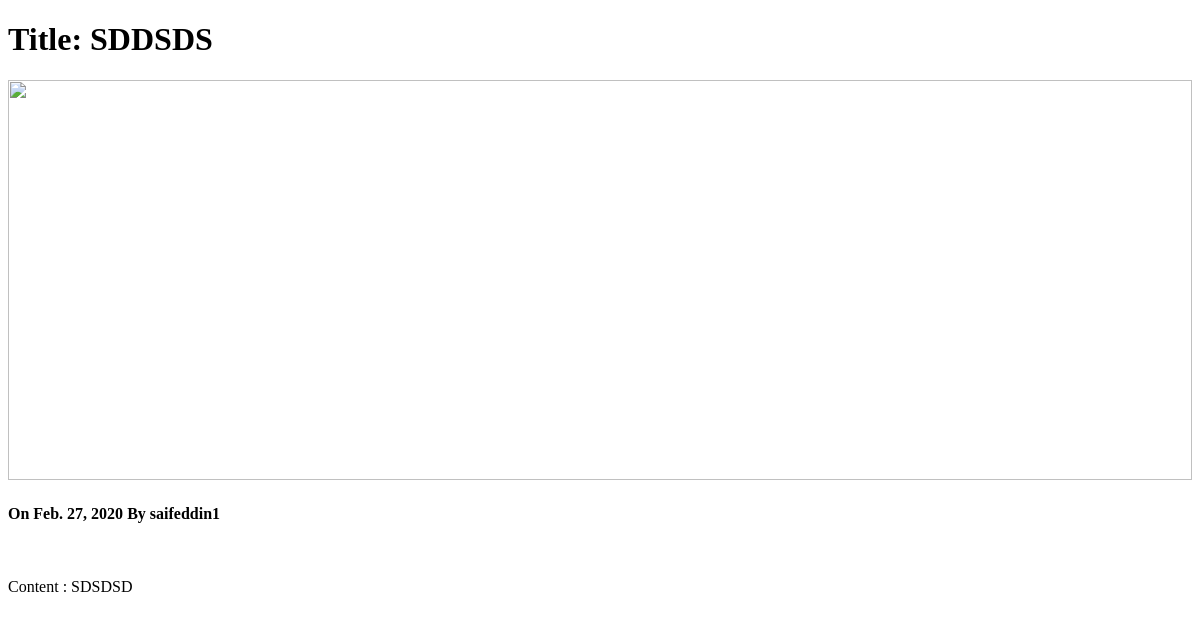
The page /posts/11/ on the database as committed earlier.
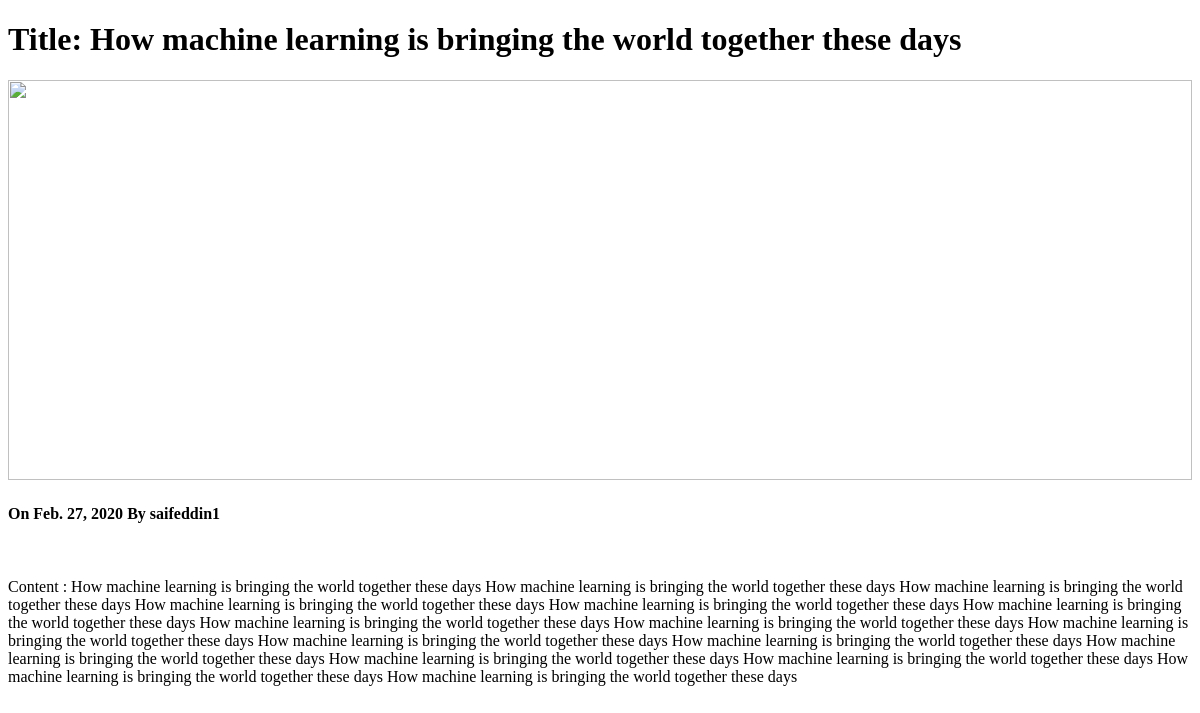
The same page on the database as committed later.
### posts/models.py (models this page shows, shortened)
class Post(models.Model):
    user       = models.ForeignKey(settings.AUTH_USER_MODEL, default=1, on_delete=models.CASCADE)
    title      = models.CharField(max_length=120)
    content      = models.TextField()
    created_at   = models.DateField(auto_now=False, auto_now_add=False)
    updated      = models.DateTimeField(auto_now=True, auto_now_add=False)

### posts/views.py (the view)
# urls.py: path('posts/<post_id>/', views.post_detail, name="detail"),
def post_detail(request, post_id):
	instance = get_object_or_404(Post, id=post_id)
	context = {
		'instance':instance,
	}
	return render(request, 'posts/post_detail.html', context)

### posts/templates/posts/post_detail.html (shortened to what this page needs)
{% load static %}
<!DOCTYPE html>
<html>
	<head>
	</head>
	<body>
		<h1>Title: {{ instance.title }}</h1>
		<img src="{% static 'posts/example.png' %}" alt="" width="100%" height="400px">
		<h4>On {{ instance.created_at }} By {{ instance.user }}</h4><br>
		<p>Content : {{ instance.content }}
		</p>
	</body>
</html>

Rows that differ between the two databases and show on the page:
changed Post "saifeddin1": title "SDDSDS" → "How machine learning is bringing the world together these days"; content "SDSDSD" → "How machine learning is bringing the world together these days How machine learning is bringing the world together these days How machine learning is bringing the world together these days How machine learning is bringing the world together these days How machine learning is bringing the world together these days How machine learning is bringing the world together these days How machine learning is bringing the world together these days How machine learning is bringing the world together these days How machine learning is bringing the world together these days How machine learning is bringing the world together these days How machine learning is bringing the world together these days How…"
